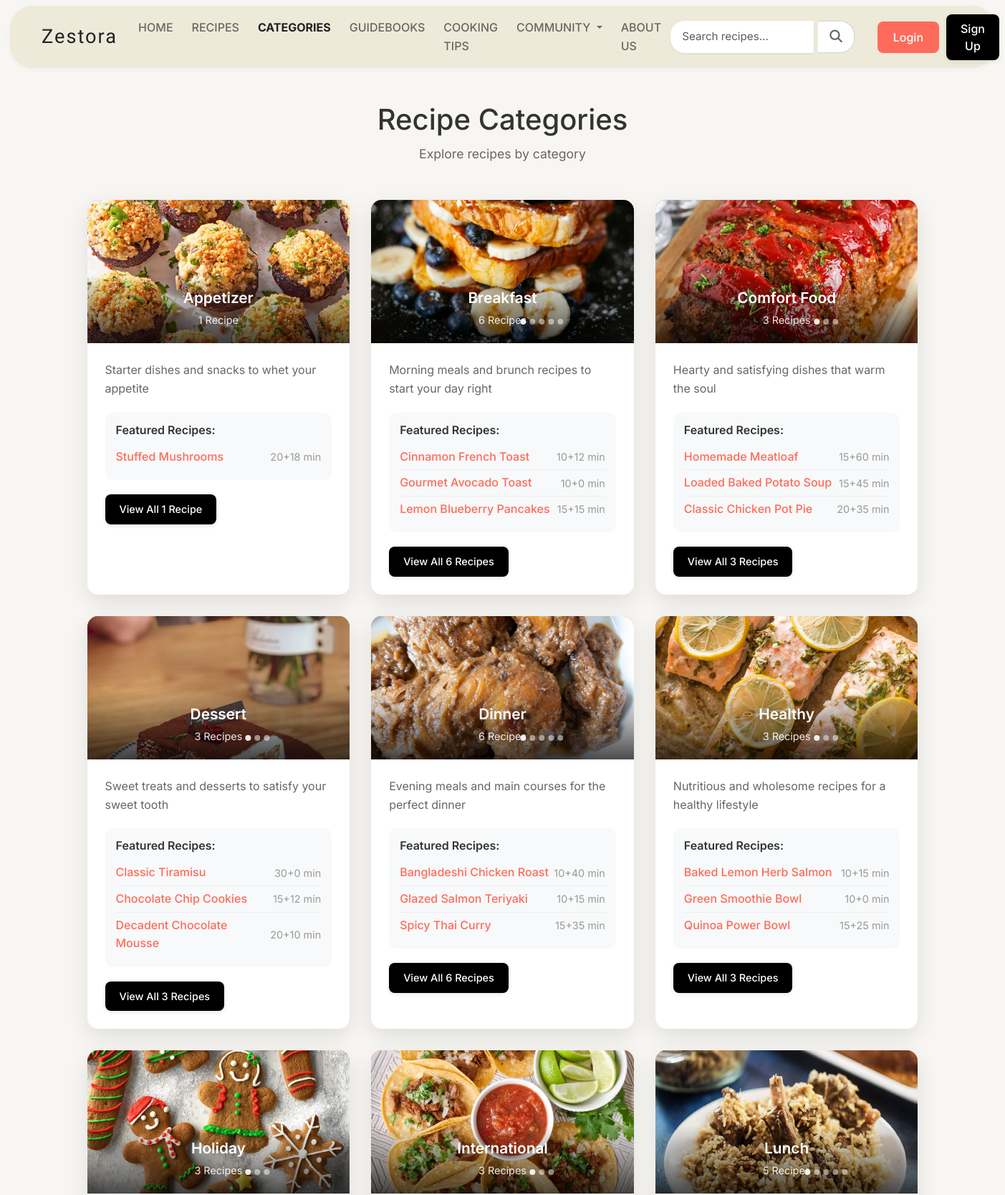
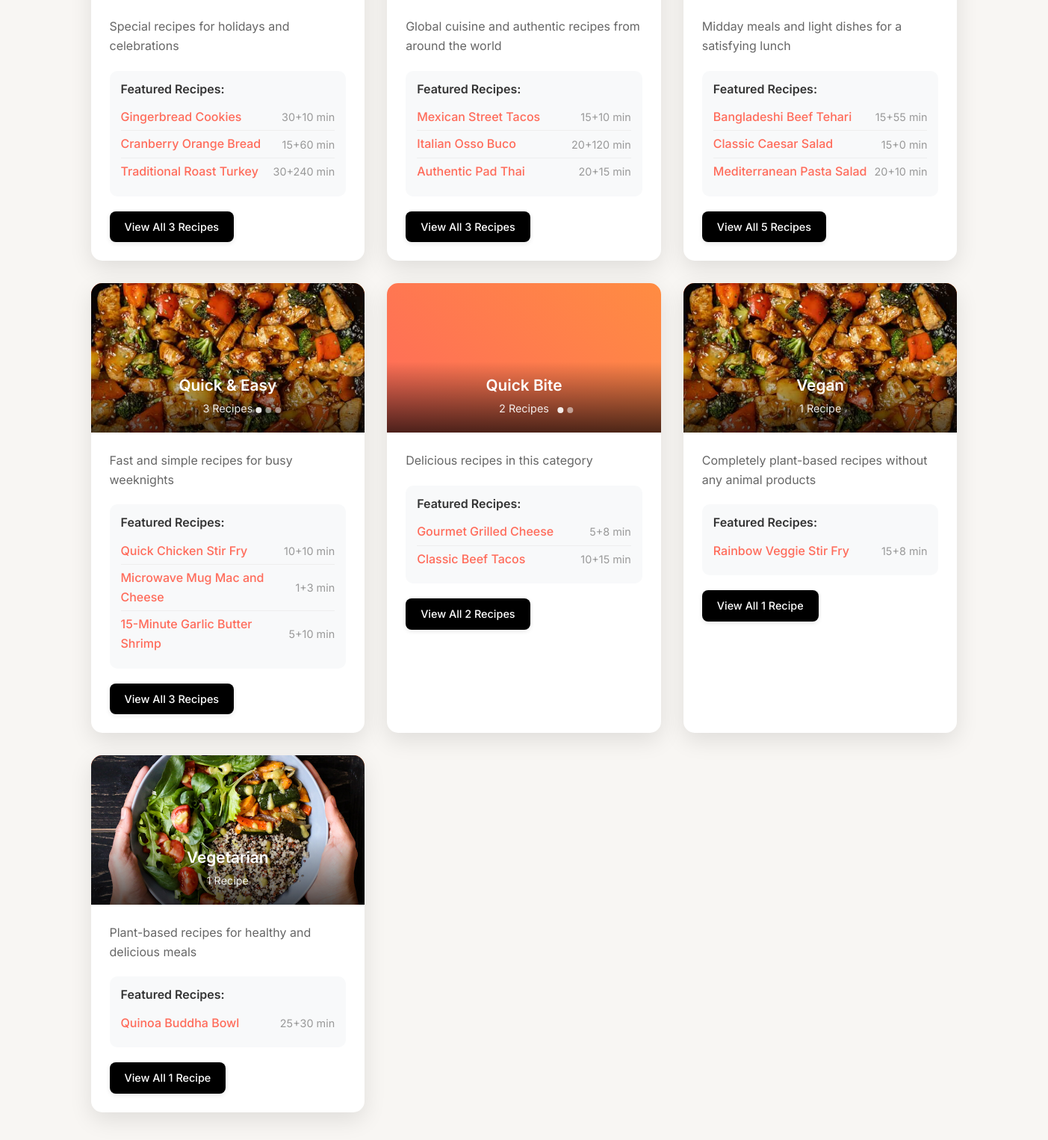
The app's page /recipes/categories/ (upper part) with its own data (2 pictures, top to bottom).
### recipes/models.py (models this page shows, shortened)
class Recipe(models.Model):
    DIFFICULTY_CHOICES = [
        ('easy', 'Easy'),
        ('medium', 'Medium'),
        ('hard', 'Hard'),
    ]
    title = models.CharField(max_length=200)
    slug = models.SlugField(unique=True)
    description = models.TextField()
    ingredients = models.TextField()
    instructions = models.TextField()
    prep_time = models.IntegerField(help_text="Preparation time in minutes")
    cook_time = models.IntegerField(help_text="Cooking time in minutes")
    servings = models.IntegerField()
    difficulty = models.CharField(max_length=10, choices=DIFFICULTY_CHOICES)
    category = models.ForeignKey(Category, on_delete=models.CASCADE)
    image = models.ImageField(upload_to='recipes/', blank=True, null=True, help_text="Upload recipe image")
    author = models.ForeignKey(User, on_delete=models.CASCADE)
    featured = models.BooleanField(default=False)
    created_at = models.DateTimeField(auto_now_add=True)
    updated_at = models.DateTimeField(auto_now=True)

class Category(models.Model):
    name = models.CharField(max_length=100)
    slug = models.SlugField(unique=True)
    description = models.TextField(blank=True)
    image = models.ImageField(upload_to='categories/', blank=True, null=True)
    created_at = models.DateTimeField(auto_now_add=True)
    class Meta:
        verbose_name_plural = "Categories"

### recipes/views.py (the view)
# urls.py: path('categories/', views.category_list, name='category_list'),
def category_list(request):
    categories = Category.objects.all().order_by('name')
    categories_with_recipes = []
    for category in categories:
        category_recipes = Recipe.objects.filter(category=category).order_by('-created_at')
        sample_recipes = category_recipes[:5]  # Get up to 5 for carousel
        display_recipes = category_recipes[:3]  # Limit to 3 for display list
        categories_with_recipes.append({
            'category': category,
            'recipe_count': category_recipes.count(),
            'sample_recipes': sample_recipes,  # For carousel
            'display_recipes': display_recipes  # For text list
        })
    return render(request, 'recipes/category_list.html', {
        'categories_with_recipes': categories_with_recipes,
        'categories': categories,  # Keep for backward compatibility
        'active_page': 'categories'
    })

### templates/recipes/category_list.html (shortened to what this page needs)
{% extends 'base.html' %}
{% load static %}
{% block content %}
<div class="container">
    <div class="page-header">
        <h1>Recipe Categories</h1>
        <p>Explore recipes by category</p>
    </div>
    <div class="categories-grid">
        {% for category_data in categories_with_recipes %}
        {% with category=category_data.category %}
        <div class="category-card">
            <div class="category-image">
                {% if category.image %}
                    <img src="{{ category.image.url }}" alt="{{ category.name }}">
                {% elif category_data.sample_recipes %}
                    <div class="recipe-carousel" data-category="{{ category.id }}">
                        {% for recipe in category_data.sample_recipes %}
                            {% if recipe.image %}
                                {% load static %}
                                {% if recipe.image.name|slice:":8" == "recipes/" %}
                                    <img src="{{ recipe.image.url }}" alt="{{ recipe.title }}" class="carousel-image{% if forloop.first %} active{% endif %}">
                                {% else %}
                                    <img src="{% static recipe.image %}" alt="{{ recipe.title }}" class="carousel-image{% if forloop.first %} active{% endif %}">
                                {% endif %}
                            {% endif %}
                        {% endfor %}
                        {% if category_data.sample_recipes|length > 1 %}
                            <div class="carousel-indicators">
                                {% for recipe in category_data.sample_recipes %}
                                    {% if recipe.image %}
                                        <span class="indicator{% if forloop.first %} active{% endif %}" data-slide="{{ forloop.counter0 }}"></span>
                                    {% endif %}
                                {% endfor %}
                            </div>
                        {% endif %}
                    </div>
                {% else %}
                    <div class="placeholder-image">🍽️</div>
                {% endif %}
                <div class="category-overlay">
                    <h3 class="category-title">{{ category.name }}</h3>
                    <span class="recipe-count">{{ category_data.recipe_count }} Recipe{{ category_data.recipe_count|pluralize }}</span>
                </div>
            </div>
            <div class="category-content">
                <p>{{ category.description|default:"Delicious recipes in this category" }}</p>
                {% if category_data.display_recipes %}
                    <div class="sample-recipes">
                        <h4>Featured Recipes:</h4>
                        <ul class="recipe-list">
                            {% for recipe in category_data.display_recipes %}
                            <li class="recipe-item">
                                <a href="{% url 'recipes:recipe_detail' recipe.slug %}">{{ recipe.title }}</a>
                                <span class="recipe-time">{{ recipe.prep_time }}+{{ recipe.cook_time }} min</span>
                            </li>
                            {% endfor %}
                        </ul>
                    </div>
                {% endif %}
                {% if category.slug %}
                    <a href="{% url 'recipes:category_detail' category.slug %}" class="btn btn-primary">
                        View All {{ category_data.recipe_count }} Recipe{{ category_data.recipe_count|pluralize }}
                    </a>
                {% else %}
                    <span class="btn btn-disabled">No recipes available</span>
                {% endif %}
            </div>
        </div>
        {% endwith %}
        {% empty %}
        <div class="no-categories">
            <h3>No categories available yet</h3>
            <p>Check back later for recipe categories!</p>
        </div>
        {% endfor %}
    </div>
</div>
{% endblock %}

### static/css/styles.css (style rules this page uses)
.btn.btn-primary { background: #000; color: #fff; border: none; box-shadow: 0 2px 6px rgba(0,0,0,0.09); }
* { margin: 0; padding: 0; box-sizing: border-box; }
body { font-family: 'Inter', sans-serif; line-height: 1.6; color: #333; background-color: #f8f6f3; }
.btn { text-decoration: none; padding: 0.75rem 1.5rem; border-radius: 8px; font-weight: 500; font-size: 0.9rem; transition: all 0.3s ease; border: 2px solid transparent; cursor: pointer; display: inline-block; }
.btn-primary { background: #e85a4f; color: white; border-color: #e85a4f; }

### static/css/navbar_footer.css (style rules this page uses)
.btn.btn-primary { background: #000; color: #fff; border: none; box-shadow: 0 2px 6px rgba(0,0,0,0.09); }
.btn-primary { background: #000 !important; border-color: #000 !important; border-radius: 8px !important; font-weight: 500 !important; }

### templates/recipes/category_list.html (style rules this page uses)
.container { max-width: 1200px; margin: 0 auto; padding: 40px 20px; }
.page-header { text-align: center; margin-bottom: 50px; }
.page-header h1 { font-size: 2.5rem; color: #333; margin-bottom: 10px; }
.page-header p { color: #666; font-size: 1.1rem; }
.categories-grid { display: grid; grid-template-columns: repeat(auto-fit, minmax(300px, 1fr)); gap: 30px; }
.category-card { background: white; border-radius: 15px; overflow: hidden; box-shadow: 0 10px 30px rgba(0,0,0,0.1); transition: transform 0.3s ease; }
.category-image { height: 200px; background: linear-gradient(45deg, #ff6b5a, #ff8c42); display: flex; align-items: center; justify-content: center; position: relative; overflow: hidden; }
.category-image img { width: 100%; height: 100%; object-fit: cover; }
.recipe-carousel { width: 100%; height: 100%; position: relative; overflow: hidden; }
.carousel-image { width: 100%; height: 100%; object-fit: cover; position: absolute; top: 0; left: 0; opacity: 0; transition: opacity 1s ease-in-out; background: linear-gradient(45deg, #ff6b5a, #ff8c42); }
.carousel-image.active { opacity: 1; }
.carousel-indicators { position: absolute; bottom: 10px; left: 50%; transform: translateX(-50%); display: flex; gap: 5px; z-index: 10; }
.indicator { width: 8px; height: 8px; border-radius: 50%; background: rgba(255, 255, 255, 0.5); cursor: pointer; transition: background 0.3s ease; }
.indicator.active { background: rgba(255, 255, 255, 0.9); }
.category-overlay { position: absolute; bottom: 0; left: 0; right: 0; background: linear-gradient(transparent, rgba(0,0,0,0.7)); color: white; padding: 20px; text-align: center; }
.category-title { font-size: 1.3rem; font-weight: 600; margin: 0 0 5px 0; transition: transform 0.3s ease; }
.recipe-count { font-size: 0.9rem; opacity: 0.9; }
.category-content { padding: 25px; }
.category-content p { color: #666; margin-bottom: 20px; }
.sample-recipes { margin-bottom: 20px; padding: 15px; background: #f8f9fa; border-radius: 10px; }
.sample-recipes h4 { font-size: 1rem; color: #333; margin-bottom: 10px; font-weight: 600; }
.recipe-list { list-style: none; padding: 0; margin: 0; }
.recipe-item { display: flex; justify-content: space-between; align-items: center; padding: 5px 0; border-bottom: 1px solid #eee; }
.recipe-item:last-child { border-bottom: none; }
.recipe-item a { color: #ff6b5a; text-decoration: none; font-weight: 500; flex: 1; }
.recipe-time { color: #999; font-size: 0.9rem; font-weight: 400; }
.btn { display: inline-block; padding: 10px 20px; background: #ff6b5a; color: white; text-decoration: none; border-radius: 25px; font-weight: 600; transition: background 0.3s ease; }

### records on screen
Category: category.name "Appetizer", recipe_count "1", category.description "Starter dishes and snacks to whet your appetite"
Recipe: shows a picture, title "Stuffed Mushrooms", prep_time "20", cook_time "18"
Category: category.name "Breakfast", recipe_count "6", category.description "Morning meals and brunch recipes to start your day right"
Recipe: image (picture), title "Cinnamon French Toast", prep_time "10", cook_time "12"
Recipe: title "Gourmet Avocado Toast", prep_time "10", cook_time "0"
Recipe: title "Lemon Blueberry Pancakes", prep_time "15", cook_time "15"
Category: category.name "Comfort Food", recipe_count "3", category.description "Hearty and satisfying dishes that warm the soul"
Recipe: shows a picture, title "Homemade Meatloaf", prep_time "15", cook_time "60"
Recipe: title "Loaded Baked Potato Soup", prep_time "15", cook_time "45"
Recipe: title "Classic Chicken Pot Pie", prep_time "20", cook_time "35"
Category: category.name "Dessert", recipe_count "3", category.description "Sweet treats and desserts to satisfy your sweet tooth"
Recipe: image (picture), title "Classic Tiramisu", prep_time "30", cook_time "0"
Recipe: title "Chocolate Chip Cookies", prep_time "15", cook_time "12"
Recipe: title "Decadent Chocolate Mousse", prep_time "20", cook_time "10"
Category: category.name "Dinner", recipe_count "6", category.description "Evening meals and main courses for the perfect dinner"
Recipe: image (picture), title "Bangladeshi Chicken Roast", prep_time "10", cook_time "40"
Recipe: title "Glazed Salmon Teriyaki", prep_time "10", cook_time "15"
Recipe: title "Spicy Thai Curry", prep_time "15", cook_time "35"
Category: category.name "Healthy", recipe_count "3", category.description "Nutritious and wholesome recipes for a healthy lifestyle"
Recipe: shows a picture, title "Baked Lemon Herb Salmon", prep_time "10", cook_time "15"
Recipe: title "Green Smoothie Bowl", prep_time "10", cook_time "0"
Recipe: title "Quinoa Power Bowl", prep_time "15", cook_time "25"
Category: category.name "Holiday", recipe_count "3", category.description "Special recipes for holidays and celebrations"
Recipe: image (picture), title "Gingerbread Cookies", prep_time "30", cook_time "10"
Recipe: title "Cranberry Orange Bread", prep_time "15", cook_time "60"
Recipe: title "Traditional Roast Turkey", prep_time "30", cook_time "240"
Category: category.name "International", recipe_count "3", category.description "Global cuisine and authentic recipes from around the world"
Recipe: image (picture), title "Mexican Street Tacos", prep_time "15", cook_time "10"
Recipe: title "Italian Osso Buco", prep_time "20", cook_time "120"
Recipe: title "Authentic Pad Thai", prep_time "20", cook_time "15"
Category: category.name "Lunch", recipe_count "5", category.description "Midday meals and light dishes for a satisfying lunch"
Recipe: image (picture), title "Bangladeshi Beef Tehari", prep_time "15", cook_time "55"
Recipe: title "Classic Caesar Salad", prep_time "15", cook_time "0"
Recipe: title "Mediterranean Pasta Salad", prep_time "20", cook_time "10"
Category: category.name "Quick & Easy", recipe_count "3", category.description "Fast and simple recipes for busy weeknights"
Recipe: image (picture), title "Quick Chicken Stir Fry", prep_time "10", cook_time "10"
Recipe: title "Microwave Mug Mac and Cheese", prep_time "1", cook_time "3"
Recipe: title "15-Minute Garlic Butter Shrimp", prep_time "5", cook_time "10"
Category: category.name "Quick Bite", recipe_count "2", category.description "Delicious recipes in this category"
Recipe: title "Gourmet Grilled Cheese", prep_time "5", cook_time "8"
Recipe: title "Classic Beef Tacos", prep_time "10", cook_time "15"
Category: category.name "Vegan", recipe_count "1", category.description "Completely plant-based recipes without any animal products"
Recipe: title "Rainbow Veggie Stir Fry", prep_time "15", cook_time "8"
Category: category.name "Vegetarian", recipe_count "1", category.description "Plant-based recipes for healthy and delicious meals"
Recipe: image (picture), title "Quinoa Buddha Bowl", prep_time "25", cook_time "30"
